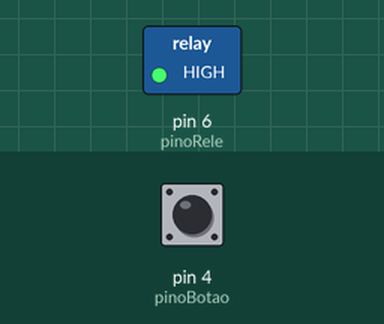
Bench run of a sketch on a simulated Arduino Uno, built with avr-gcc and run on an emulated ATmega328P. Parts: switched loads named in the sketch (green lamp = pin HIGH). The inputs (shaded band) are chosen by the test bench; at power-on: pin 4 (pinoBotao) LOW.

Above: at 1.2 s.
1.3 s: pin 4 (pinoBotao) pulled HIGH for 0.15 s
At 1.37 s:
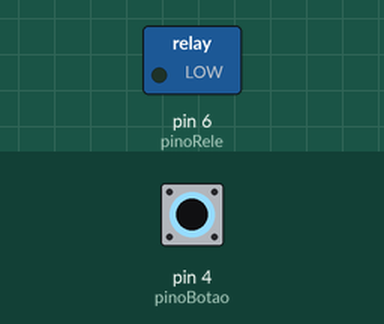
2.9 s: pin 4 (pinoBotao) pulled HIGH for 3.2 s
At 6.7 s:
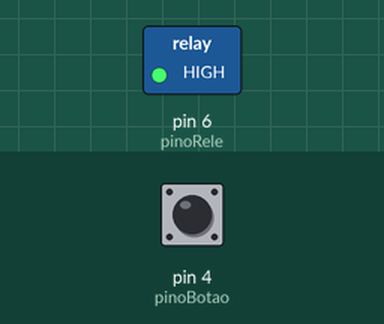
Timing chart, 0 to 8.2 s (numbered marks = the images above; inputs shaded):
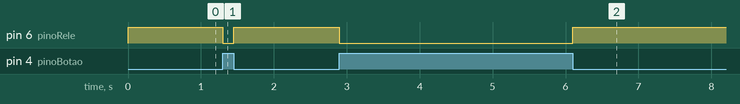

Measured:
- after the input at 1.3 s, pin 6 (pinoRele): HIGH → LOW at once, → HIGH 0.15 s later
- after the input at 2.9 s, pin 6 (pinoRele): HIGH → LOW at once, → HIGH 3.2 s later

The sketch:

rele1canal.ino
```cpp
const int pinoRele = 6; //pino onde esta conectado o rele
const int pinoBotao = 4; //pino onde esta conectado o botao
int lamp = 0;   //declarar variável que controla o estado do módulo relé (liga/desliga)

void setup(){
pinMode(pinoRele, OUTPUT); //define o rele como saída
pinMode(pinoBotao, INPUT); //define o botao como entrada
digitalWrite(pinoRele, HIGH); //indica que o rele inicia desligado
}

void loop(){
//se o botao estiver pressionado (HIGH) e variável lamp for igual a 0 (desligado)
if((digitalRead(pinoBotao) == HIGH) && (lamp == 0)){
digitalWrite(pinoRele, LOW); //liga o módulo relé (acende a lâmpada)
lamp = 1; //variável recebe o valor 1(ligado)
}else{ //se não, botao não pressionado
if((digitalRead(pinoBotao) == LOW) && (lamp == 1)){
//se o botao não estiver pressionado (LOW) e variável lamp for igual a 1 (ligado)
digitalWrite(pinoRele, HIGH); //desliga o módulo relé (apaga a lâmpada)
lamp = 0; //variável recebe o valor 0 (desligado)
}
}
}
```
